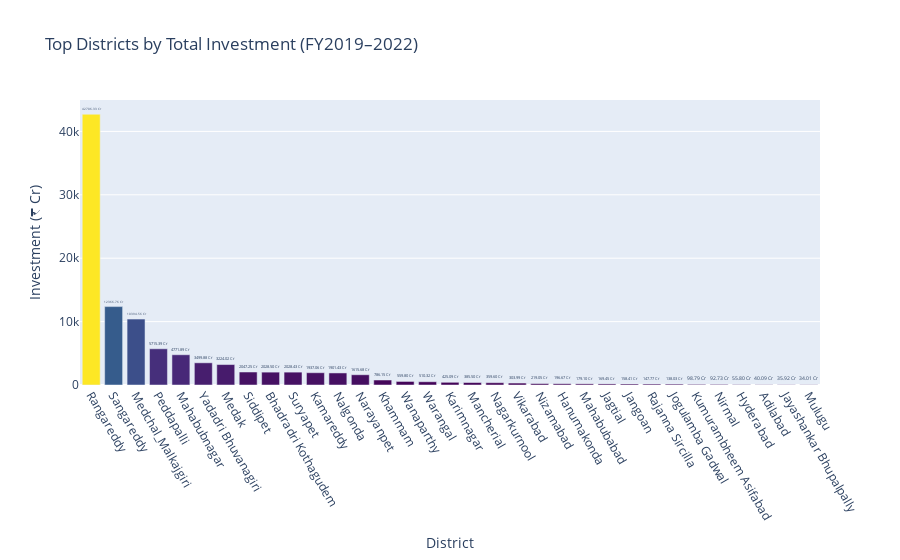

Notebook source saved alongside this figure:
### Code cell
fig = px.bar(
    ipass_complete_investment,
    x='district',
    y='investment in cr',
    text='investment in cr',
    color='investment in cr',  # color by value instead of sector
    color_continuous_scale='viridis',
    title='Top Districts by Total Investment (FY2019–2022)',
    labels={'investment in cr': 'Investment (₹ Cr)', 'district': 'District'}
)

fig.update_layout(
    xaxis_tickangle=60,
    height=500,
    coloraxis_showscale=False
)

fig.update_traces(texttemplate='%{text:.2f} Cr', textposition='outside')
fig.show()

### Figure 1 — Plotly figure (JSON) as saved in the notebook; plotly's stock layout.template omitted (floating-point values rounded to 4 significant figures)
{"data": [{"alignmentgroup": "True", "hovertemplate": "District=%{x}<br>Investment (₹ Cr)=%{marker.color}<extra></extra>", "legendgroup": "", "marker": {"color": [42710.0, 12370.0, 10390.0, 5715.0, 4772.0, 3500.0, 3224.0, 2047.0, 2029.0, 2028.0, 1937.0, 1901.0, 1616.0, 786.2, 559.8, 510.3, 425.1, 385.5, 359.6, 304.0, 219.0, 196.7, 179.1, 169.5, 158.4, 147.8, 138.0, 98.79, 92.73, 55.8, 40.09, 35.92, 34.01], "coloraxis": "coloraxis", "pattern": {"shape": ""}}, "name": "", "offsetgroup": "", "orientation": "v", "showlegend": false, "text": [42710.0, 12370.0, 10390.0, 5715.0, 4772.0, 3500.0, 3224.0, 2047.0, 2029.0, 2028.0, 1937.0, 1901.0, 1616.0, 786.2, 559.8, 510.3, 425.1, 385.5, 359.6, 304.0, 219.0, 196.7, 179.1, 169.5, 158.4, 147.8, 138.0, 98.79, 92.73, 55.8, 40.09, 35.92, 34.01], "textposition": "outside", "texttemplate": "%{text:.2f} Cr", "type": "bar", "x": ["Rangareddy", "Sangareddy", "Medchal_Malkajgiri", "Peddapalli", "Mahabubnagar", "Yadadri Bhuvanagiri", "Medak", "Siddipet", "Bhadradri Kothagudem", "Suryapet", "Kamareddy", "Nalgonda", "Narayanpet", "Khammam", "Wanaparthy", "Warangal", "Karimnagar", "Mancherial", "Nagarkurnool", "Vikarabad", "Nizamabad", "Hanumakonda", "Mahabubabad", "Jagtial", "Jangoan", "Rajanna Sircilla", "Jogulamba Gadwal", "Kumurambheem Asifabad", "Nirmal", "Hyderabad", "Adilabad", "Jayashankar Bhupalpally", "Mulugu"], "xaxis": "x", "y": [42710.0, 12370.0, 10390.0, 5715.0, 4772.0, 3500.0, 3224.0, 2047.0, 2029.0, 2028.0, 1937.0, 1901.0, 1616.0, 786.2, 559.8, 510.3, 425.1, 385.5, 359.6, 304.0, 219.0, 196.7, 179.1, 169.5, 158.4, 147.8, 138.0, 98.79, 92.73, 55.8, 40.09, 35.92, 34.01], "yaxis": "y"}], "layout": {"autosize": true, "barmode": "relative", "coloraxis": {"colorbar": {"title": {"text": "Investment (₹ Cr)"}}, "colorscale": [[0, "#440154"], [0.1111, "#482878"], [0.2222, "#3e4989"], [0.3333, "#31688e"], [0.4444, "#26828e"], [0.5556, "#1f9e89"], [0.6667, "#35b779"], [0.7778, "#6ece58"], [0.8889, "#b5de2b"], [1, "#fde725"]], "showscale": false}, "dragmode": "pan", "legend": {"tracegroupgap": 0}, "title": {"text": "Top Districts by Total Investment (FY2019–2022)"}, "xaxis": {"anchor": "y", "autorange": true, "domain": [0, 1], "range": [-0.5, 32.5], "tickangle": 60, "title": {"text": "District"}, "type": "category"}, "yaxis": {"anchor": "x", "autorange": true, "domain": [0, 1], "range": [0, 44950.0], "title": {"text": "Investment (₹ Cr)"}, "type": "linear"}}}
